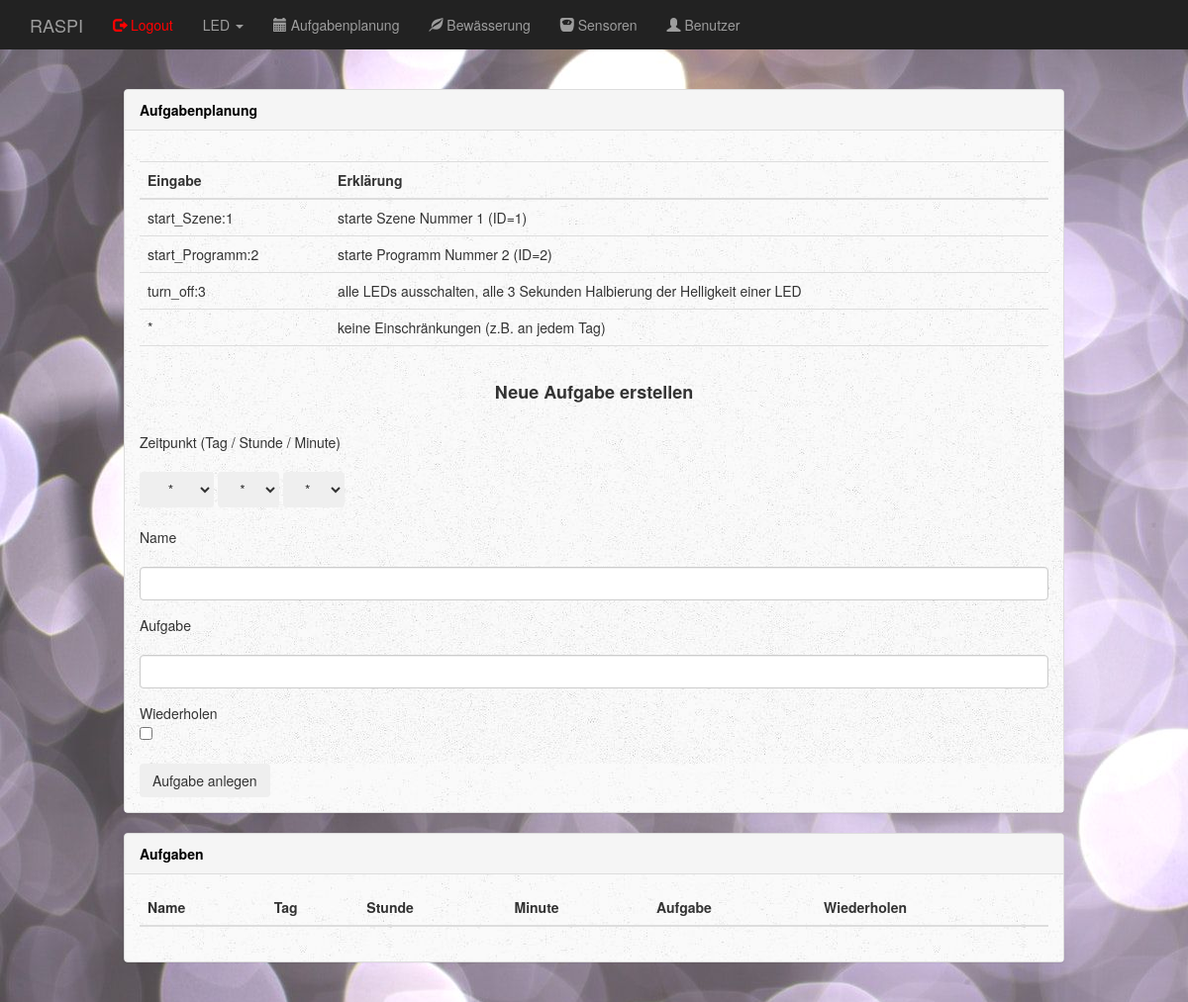
Page /dashboard/schedular/ (signed in) on the earlier database version.
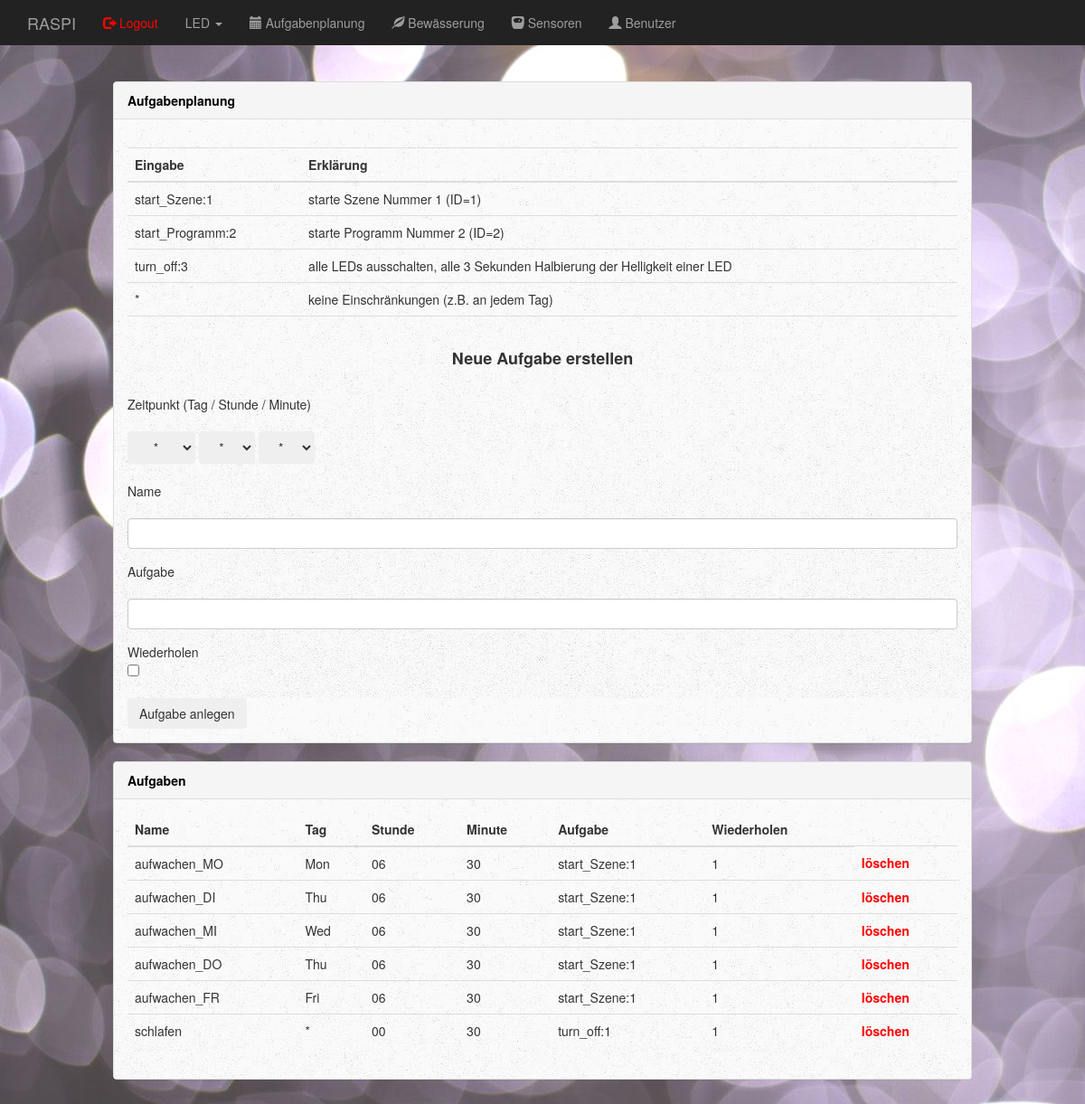
Same page on the later database version.
### app.py (models this page shows)
class Schedular(db.Model):
    __tablename__ = 'schedular'
    id     = db.Column(db.Integer, primary_key=True, autoincrement = True)
    name   = db.Column(db.String(50), unique=True)
    day    = db.Column(db.String(50))
    hour   = db.Column(db.String(50))
    minute = db.Column(db.String(50))
    task   = db.Column(db.String(100))
    repeat = db.Column(db.String(50))

### app.py (the view)
@app.route('/dashboard/schedular/', methods=['GET'])
@login_required
@superuser_required
def dashboard_schedular():
    error_massage = ""
    set_name = ""
    set_task = ""
    if request.method == "GET":
        if request.args.get("set_name") is not None:
            if request.args.get("set_name") == "":
                error_massage = "Kein Name angegeben"
                set_task = request.args.get("set_task")
            elif request.args.get("set_task") == "":
                error_massage = "Keine Aufgabe angegeben"
                set_name = request.args.get("set_name")
            else:
                name   = request.args.get("set_name")
                day    = request.args.get("set_day")
                hour   = request.args.get("set_hour")
                minute = request.args.get("set_minute")
                task   = request.args.get("set_task")
                if request.args.get("checkbox"):
                    repeat = True
                else:
                    repeat = False
                check_entry = Schedular.query.filter_by(name=name).first()
                if check_entry is None:
                    for i in range(1,25):
                        if Schedular.query.filter_by(id=i).first():
                            pass
                        else:
                            task = Schedular(
                                    id     = i,
                                    name   = name,
                                    day    = day,
                                    hour   = hour,
                                    minute = minute,
                                    task   = task,
                                    repeat = repeat,
                                )
                            db.session.add(task)
                            db.session.commit()
                            break
                else:
                    error_massage = "Name schon vergeben"
    schedular_list = Schedular.query.all()
    dropdown_list_days    = ["*", "Mon", "Thu", "Wed", "Thu", "Fri", "Sat", "Sun"]
    dropdown_list_hours   = ["*", "00", "01", "02", "03", "04", "05", "06", "07", "08", "09", "10", "11",
                             "12","13", "14", "15", "16", "17", "18", "19", "20", "21", "22", "23"]
    dropdown_list_minutes = ["*", "00", "01", "02", "03", "04", "05", "06", "07", "08", "09", "10", "11",
                             "12","13", "14", "15", "16", "17", "18", "19", "20", "21", "22", "23", "24",
                             "25", "26", "27", "28", "29", "30", "31", "32", "33", "34", "35", "36","37",
                             "38", "39", "40", "41", "42", "43", "44", "45", "46", "47", "48","49", "50",
                             "51", "52", "53", "54", "55", "56", "57", "58", "59"]
    return render_template('dashboard_schedular.html',
                            dropdown_list_days=dropdown_list_days,
                            dropdown_list_hours=dropdown_list_hours,
                            dropdown_list_minutes=dropdown_list_minutes,
                            schedular_list=schedular_list,
                            error_massage=error_massage,
                            set_name=set_name,
                            set_task=set_task
                            )

### app.py (called while the page is built)
def superuser_required(f):
    @wraps(f)
    def wrap(*args, **kwargs):
        if current_user.role == "superuser":
            return f(*args, **kwargs)
        else:
            form = LoginForm()
            return render_template('login.html', form=form, role_check=False)
    return wrap

@login_manager.user_loader
def load_user(user_id):
    return User.query.get(int(user_id))

### templates/dashboard_schedular.html (shortened to what this page needs)
{% extends "bootstrap/base.html" %}
{% block styles %}
  {{super()}}
  <link rel="stylesheet" href="{{url_for('.static', filename='dashboard.css')}}">
{% endblock %}
{% block content %}
<nav class="navbar navbar-inverse navbar-fixed-top">
  <div class="container">
    <div class="navbar-header">
      <a class="navbar-brand" href="#">RASPI</a>
    </div>
    <div id="navbar" class="collapse navbar-collapse">
      <ul class="nav navbar-nav">
        <li><a href="{{ url_for('logout') }}"><span class="glyphicon glyphicon-log-out" style="color:red"></span><font color="red"> Logout</font></a></li>
        <li class="dropdown">
          <a class="dropdown-toggle" data-toggle="dropdown" href="#">LED
          <span class="caret"></span></a>
        </li>
        <li><a href="{{ url_for('dashboard_schedular') }}"><span class="glyphicon glyphicon-calendar"></span> Aufgabenplanung</a></li>
        <li><a href="{{ url_for('dashboard_plants') }}"><span class="glyphicon glyphicon-leaf"></span> Bewässerung</a></li>
        <li><a href="{{ url_for('dashboard_sensors') }}"><span class="glyphicon glyphicon-scale"></span> Sensoren</a></li>
        <li><a href="{{ url_for('dashboard_user') }}"><span class="glyphicon glyphicon-user"></span> Benutzer</a></li>
      </ul>
    </div>
  </div>
</nav>
<br>
<div class="col-sm-2 col-sm-offset-2 col-md-10 col-md-offset-1 main">
  <div class="row">
    <div class="col">
      <div class="panel panel-default">
        <div class="panel-heading"><font color="black"><b>Aufgabenplanung</b></font></div>
          <div class="panel-body">
          <table class="table">
            <thead>
              <tr><td></td><td></td></tr>
              <tr>
                <th>Eingabe</th>
                <th>Erklärung</th>
              </tr>
            </thead>
            <tbody>
              <tr>
                <td>start_Szene:1</td>
                <td>starte Szene Nummer 1 (ID=1)</td>
              </tr>
              <tr>
                <td>start_Programm:2</td>
                <td>starte Programm Nummer 2 (ID=2)</td>
              </tr>
              <tr>
                <td>turn_off:3</td>
                <td>alle LEDs ausschalten, alle 3 Sekunden Halbierung der Helligkeit einer LED</td>
              </tr>
              <tr>
                <td> * </td>
                <td>keine Einschränkungen (z.B. an jedem Tag)</td>
              </tr>
              <tr><td></td><td></td></tr>
            </tbody>
          </table>
          <div class="text-center">
            <h4><b>Neue Aufgabe erstellen</b></h4>
          </div>
          <br>
          Zeitpunkt (Tag / Stunde / Minute)
          <br>
          <br>
          <form method="GET">
            <select class="btn btn-secondary dropdown-toggle" name="set_day">
              {% for each in dropdown_list_days %}
              {% if each != None %}
              <option value="{{each}}">{{each}}</option>
              {% endif %}
              {% endfor %}
            </select>
            <select class="btn btn-secondary dropdown-toggle" name="set_hour">
              {% for each in dropdown_list_hours %}
              {% if each != None %}
              <option value="{{each}}">{{each}}</option>
              {% endif %}
              {% endfor %}
            </select>
            <select class="btn btn-secondary dropdown-toggle" name="set_minute">
              {% for each in dropdown_list_minutes %}
              {% if each != None %}
              <option value="{{each}}">{{each}}</option>
              {% endif %}
              {% endfor %}
            </select>
            <br>
            <br>
            Name
            <br>
            <br>
            <div class="form-group">
              <input type="text" class="form-control" name="set_name" value="{% if set_name != None %}{{ set_name }}{% endif %}" />
            </div>
            Aufgabe
            <br>
            <br>
            <div class="form-group">
              <input type="text" class="form-control" name="set_task" value="{% if set_task != None %}{{ set_task }}{% endif %}" />
            </div>
            Wiederholen
            <div class="form-check">
              <input type="checkbox" class="form-check-input" name="checkbox">
            </div>
            <br>
            <input type="submit" class="btn btn-secondary" value="Aufgabe anlegen" />
          </form>
        </div>
      </div>
      <div class="panel panel-default">
        <div class="panel-heading"><font color="black"><b>Aufgaben</b></font></div>
        <div class="panel-body">
          <table class="table">
            <thead>
              <th scope="col">Name</th>
              <th scope="col">Tag</th>
              <th scope="col">Stunde</th>
              <th scope="col">Minute</th>
              <th scope="col">Aufgabe</th>
              <th scope="col">Wiederholen</th>
            </thead>
            <tbody>
              {% for entry in schedular_list %}
              <tr>
                <td>{{ entry.name }}</td>
                <td>{{ entry.day }}</td>
                <td>{{ entry.hour }}</td>
                <td>{{ entry.minute }}</td>
                <td>{{ entry.task }}</td>
                <td>{{ entry.repeat }}</td>
                <td><a href="/dashboard/schedular/delete/{{ entry.id }}"><font color="red"><b>löschen</b></font></a></td>
              </tr>
              {% endfor %}
            </tbody>
          </table>
        </div>
      </div>
    </div>
  </div>
</div>
{% endblock %}

### static/dashboard.css (style rules this page uses)
body { padding-top: 50px; background-image: url(images/background.jpg); }
.panel-body { background-image: url(images/background-panal.jpg); }
.navbar-fixed-top { border: 0; }
.main { padding: 20px; }
@media (min-width: 768px) { .main { padding-right: 40px; padding-left: 40px; } }

Differences in the rows shown:
added Schedular: name "aufwachen_MO", day "Mon", hour "06", minute "30", task "start_Szene:1", repeat "1"
added Schedular: name "aufwachen_DI", day "Thu", hour "06", minute "30", task "start_Szene:1", repeat "1"
added Schedular: name "aufwachen_MI", day "Wed", hour "06", minute "30", task "start_Szene:1", repeat "1"
added Schedular: name "aufwachen_DO", day "Thu", hour "06", minute "30", task "start_Szene:1", repeat "1"
added Schedular: name "aufwachen_FR", day "Fri", hour "06", minute "30", task "start_Szene:1", repeat "1"
added Schedular: name "schlafen", day "*", hour "00", minute "30", task "turn_off:1", repeat "1"
